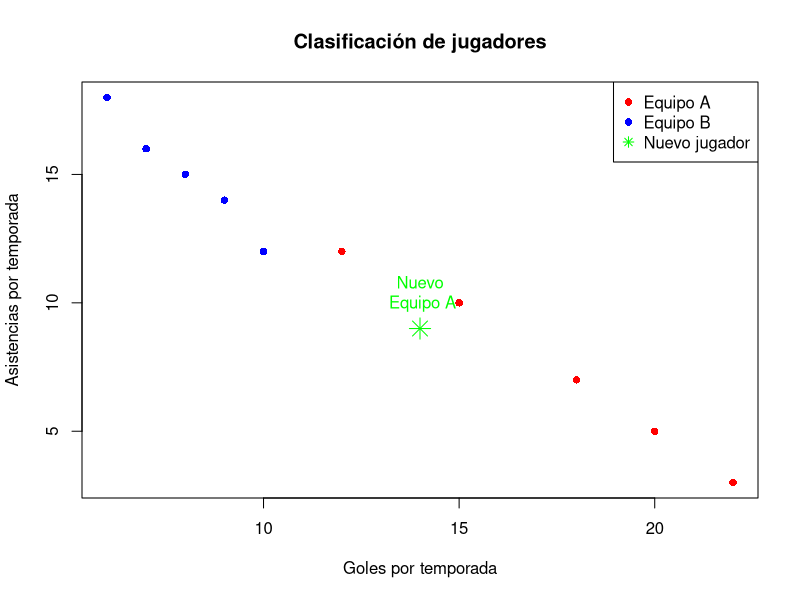

The R script that drew this image:
# Función para calcular la distancia euclidiana
euclidean_distance <- function(point1, point2) {
  sqrt(sum((point1 - point2)^2))
}

# Función principal del clasificador KNN
knn_classifier <- function(train_data, train_labels, test_point, k) {
  distances <- sapply(1:nrow(train_data), function(i) {
    euclidean_distance(test_point, train_data[i,])
  })

  k_nearest_indices <- order(distances)[1:k]
  k_nearest_labels <- train_labels[k_nearest_indices]

  predicted_label <- names(which.max(table(k_nearest_labels)))
  return(predicted_label)
}

# Datos de entrenamiento: [goles_por_temporada, asistencias_por_temporada]
train_data <- matrix(c(
  20, 5,   # Jugador 1 del Equipo A
  15, 10,  # Jugador 2 del Equipo A
  18, 7,   # Jugador 3 del Equipo A
  22, 3,   # Jugador 4 del Equipo A
  12, 12,  # Jugador 5 del Equipo A
  8, 15,   # Jugador 1 del Equipo B
  10, 12,  # Jugador 2 del Equipo B
  6, 18,   # Jugador 3 del Equipo B
  9, 14,   # Jugador 4 del Equipo B
  7, 16    # Jugador 5 del Equipo B
), ncol=2, byrow=TRUE)

# Etiquetas de los equipos
train_labels <- c(rep("Equipo A", 5), rep("Equipo B", 5))

# Nuevo jugador a clasificar
nuevo_jugador <- c(14, 9)  # 14 goles, 9 asistencias por temporada
k <- 3

# Predicción
equipo_predicho <- knn_classifier(train_data, train_labels, nuevo_jugador, k)

cat("Predicción para el nuevo jugador (",
    nuevo_jugador[1], "goles,", nuevo_jugador[2], "asistencias):\n",
    "El jugador probablemente pertenece al", equipo_predicho, "\n")

# Visualización de los datos
plot(train_data[,1], train_data[,2],
     col = ifelse(train_labels == "Equipo A", "red", "blue"),
     pch = 16,
     xlab = "Goles por temporada",
     ylab = "Asistencias por temporada",
     main = "Clasificación de jugadores")

# Añadir el nuevo jugador con una etiqueta
points(nuevo_jugador[1], nuevo_jugador[2], col = "green", pch = 8, cex = 2)
text(nuevo_jugador[1], nuevo_jugador[2],
     labels = paste("Nuevo\n", equipo_predicho),
     pos = 3, col = "green", offset = 1)

legend("topright",
       legend = c("Equipo A", "Equipo B", "Nuevo jugador"),
       col = c("red", "blue", "green"),
       pch = c(16, 16, 8))